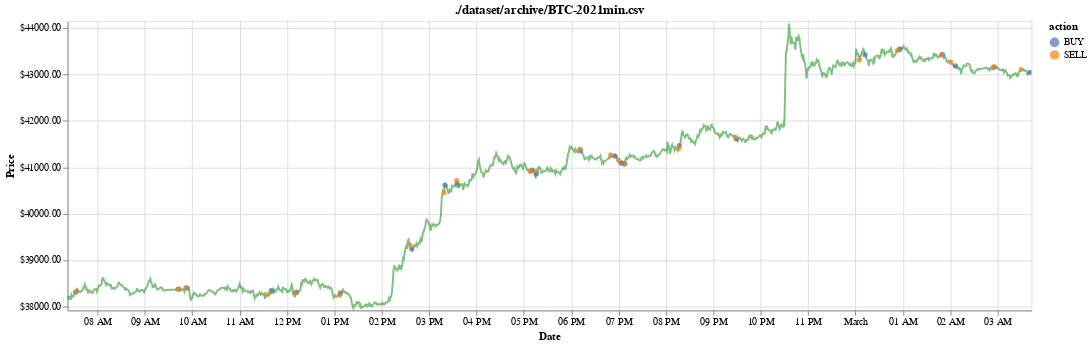

Here is the notebook cell this chart was saved with:
### Code cell
chart = visualize(df.iloc[:int(len(df)*0.002)], history, title=test_stock)
chart

### Figure 1 — Vega-Lite specification as saved in the notebook (floating-point values rounded to 4 significant figures; data arrays with more than 128 entries replaced by an {"elided": "..."} marker saying what was removed)
{"config": {"view": {"continuousWidth": 400, "continuousHeight": 300}}, "layer": [{"mark": {"type": "line", "color": "green", "opacity": 0.5}, "encoding": {"x": {"field": "date", "type": "temporal"}, "y": {"axis": {"format": "$.2f", "title": "Price"}, "field": "position", "scale": {"clamp": true, "domain": [37920.0, 44150.0]}, "type": "quantitative"}}, "selection": {"selector007": {"type": "interval", "bind": "scales", "encodings": ["x"]}}}, {"mark": {"type": "point", "filled": true}, "encoding": {"color": {"field": "action", "type": "nominal"}, "x": {"axis": {"title": "Date"}, "field": "date", "type": "temporal"}, "y": {"axis": {"format": "$.2f", "title": "Price"}, "field": "position", "scale": {"clamp": true, "domain": [37920.0, 44150.0]}, "type": "quantitative"}}, "selection": {"selector008": {"type": "interval", "bind": "scales", "encodings": ["x"]}}, "transform": [{"filter": "(datum.action !== 'HOLD')"}]}], "data": {"name": "data-2519f33ffa124a9e52154e2978ea3806"}, "height": 300, "title": "./dataset/archive/BTC-2021min.csv", "width": 1000, "$schema": "https://vega.github.io/schema/vega-lite/v4.17.0.json", "datasets": {"data-2519f33ffa124a9e52154e2978ea3806": {"elided": "1221 records"}}}
